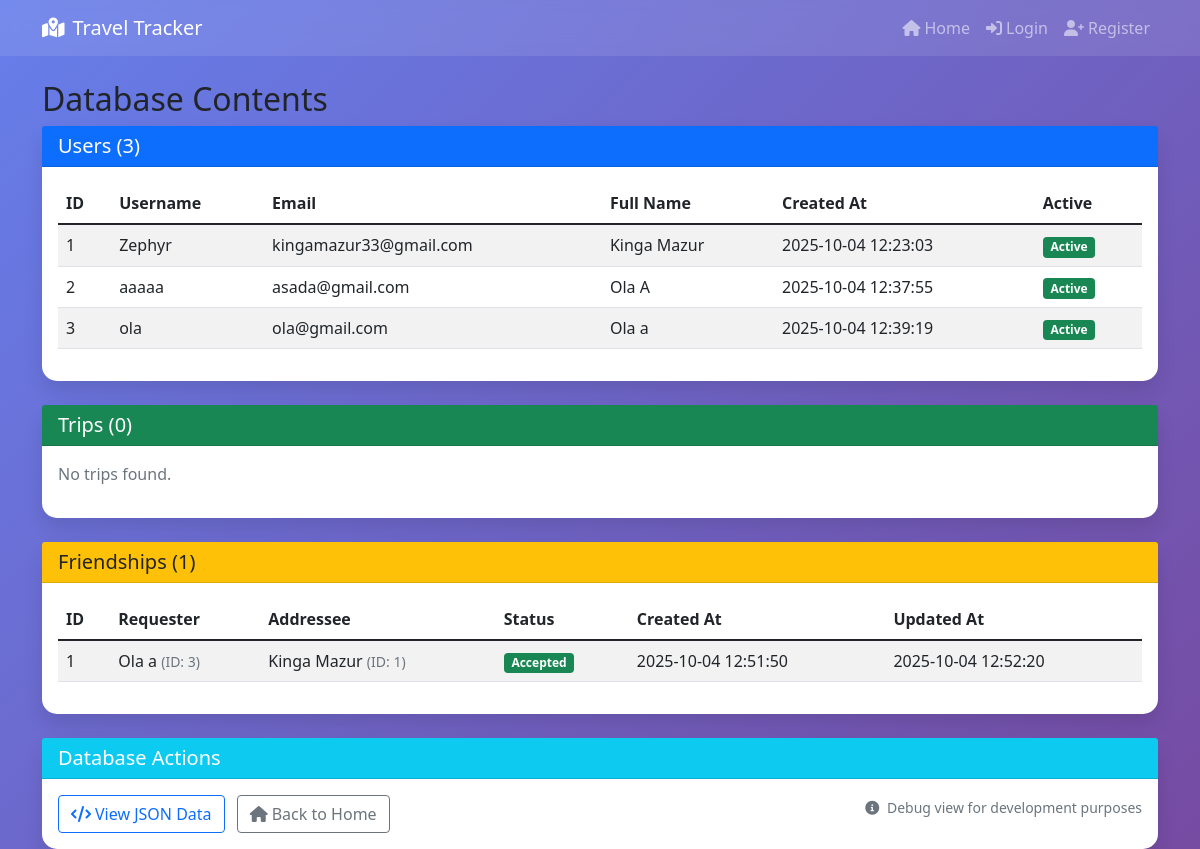
The page /debug/view on the database as committed earlier.
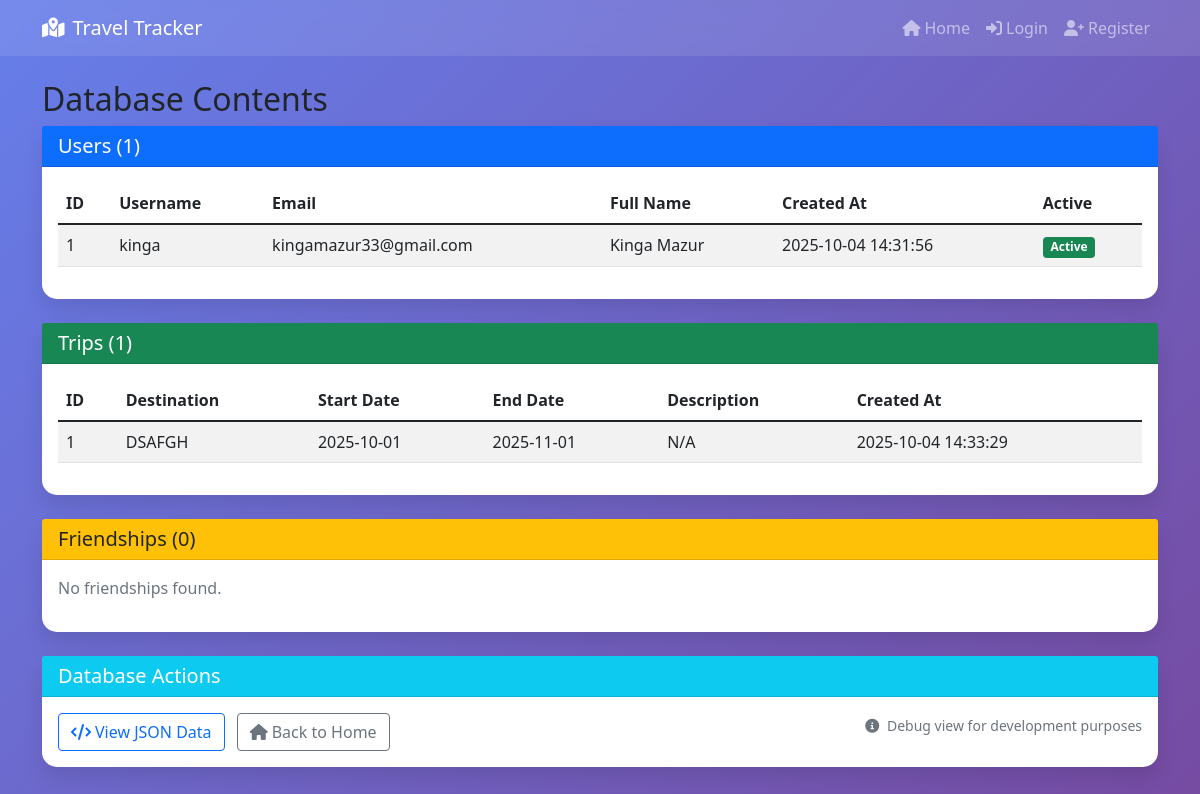
The same page on the database as committed later.
### users.py (models this page shows, shortened)
class User(UserMixin, db.Model):
    id = db.Column(db.Integer, primary_key=True)
    username = db.Column(db.String(80), unique=True, nullable=False)
    email = db.Column(db.String(120), unique=True, nullable=False)
    password_hash = db.Column(db.String(200), nullable=False)
    first_name = db.Column(db.String(50), nullable=False)
    last_name = db.Column(db.String(50), nullable=False)
    created_at = db.Column(db.DateTime, default=datetime.utcnow)
    is_active = db.Column(db.Boolean, default=True)
    @property
    def full_name(self):
        return f"{self.first_name} {self.last_name}"

### friends.py (models this page shows, shortened)
class Friendship(db.Model):
    id = db.Column(db.Integer, primary_key=True)
    requester_id = db.Column(db.Integer, db.ForeignKey('user.id'), nullable=False)
    addressee_id = db.Column(db.Integer, db.ForeignKey('user.id'), nullable=False)
    status = db.Column(db.String(20), default='pending')  # pending, accepted, declined, blocked
    created_at = db.Column(db.DateTime, default=datetime.utcnow)
    updated_at = db.Column(db.DateTime, default=datetime.utcnow, onupdate=datetime.utcnow)
    requester = db.relationship('User', foreign_keys=[requester_id], backref='sent_requests')
    addressee = db.relationship('User', foreign_keys=[addressee_id], backref='received_requests')
    __table_args__ = (
        db.UniqueConstraint('requester_id', 'addressee_id', name='unique_friendship'),
    )

### models.py (models this page shows, shortened)
class Trip(db.Model):
    __tablename__ = 'trips'
    id = db.Column(db.Integer, primary_key=True)
    user_id = db.Column(db.Integer, db.ForeignKey("user.id"), nullable=False)
    destination = db.Column(db.String(100), nullable=False)
    start_date = db.Column(db.Date, nullable=False)
    end_date = db.Column(db.Date, nullable=False)
    description = db.Column(db.Text)
    created_at = db.Column(db.DateTime, default=lambda: datetime.now(timezone.utc))
    accommodations = db.relationship('Accomodation', back_populates="trip", cascade="all, delete-orphan", lazy="selectin")
    travels = db.relationship('Travel', back_populates="trip", cascade="all, delete-orphan", lazy="selectin")
    user = db.relationship('User', backref='trips')

### routes.py (the view)
@main_bp.route('/debug/view')
def debug_view():
    trips = Trip.query.all()
    users = User.query.all()
    friendships = Friendship.query.all()
    return render_template('debug.html',
                         trips=trips,
                         users=users,
                         friendships=friendships)

### templates/debug.html (shortened to what this page needs)
{% extends "base.html" %}
{% block content %}
<div class="row">
    <div class="col-12">
        <h2>Database Contents</h2>
        <div class="card mb-4">
            <div class="card-header bg-primary text-white">
                <h5 class="mb-0">Users ({{ users|length }})</h5>
            </div>
            <div class="card-body">
                {% if users %}
                    <div class="table-responsive">
                        <table class="table table-striped">
                            <thead>
                                <tr>
                                    <th>ID</th>
                                    <th>Username</th>
                                    <th>Email</th>
                                    <th>Full Name</th>
                                    <th>Created At</th>
                                    <th>Active</th>
                                </tr>
                            </thead>
                            <tbody>
                                {% for user in users %}
                                <tr>
                                    <td>{{ user.id }}</td>
                                    <td>{{ user.username }}</td>
                                    <td>{{ user.email }}</td>
                                    <td>{{ user.full_name }}</td>
                                    <td>{{ user.created_at.strftime('%Y-%m-%d %H:%M:%S') if user.created_at else 'N/A' }}</td>
                                    <td>
                                        {% if user.is_active %}
                                            <span class="badge bg-success">Active</span>
                                        {% else %}
                                            <span class="badge bg-secondary">Inactive</span>
                                        {% endif %}
                                    </td>
                                </tr>
                                {% endfor %}
                            </tbody>
                        </table>
                    </div>
                {% else %}
                    <p class="text-muted">No users found.</p>
                {% endif %}
            </div>
        </div>
        <div class="card mb-4">
            <div class="card-header bg-success text-white">
                <h5 class="mb-0">Trips ({{ trips|length }})</h5>
            </div>
            <div class="card-body">
                {% if trips %}
                    <div class="table-responsive">
                        <table class="table table-striped">
                            <thead>
                                <tr>
                                    <th>ID</th>
                                    <th>Destination</th>
                                    <th>Start Date</th>
                                    <th>End Date</th>
                                    <th>Description</th>
                                    <th>Created At</th>
                                </tr>
                            </thead>
                            <tbody>
                                {% for trip in trips %}
                                <tr>
                                    <td>{{ trip.id }}</td>
                                    <td>{{ trip.destination }}</td>
                                    <td>{{ trip.start_date.strftime('%Y-%m-%d') if trip.start_date else 'N/A' }}</td>
                                    <td>{{ trip.end_date.strftime('%Y-%m-%d') if trip.end_date else 'N/A' }}</td>
                                    <td>{{ trip.description[:50] + '...' if trip.description and trip.description|length > 50 else trip.description or 'N/A' }}</td>
                                    <td>{{ trip.created_at.strftime('%Y-%m-%d %H:%M:%S') if trip.created_at else 'N/A' }}</td>
                                </tr>
                                {% endfor %}
                            </tbody>
                        </table>
                    </div>
                {% else %}
                    <p class="text-muted">No trips found.</p>
                {% endif %}
            </div>
        </div>
        <div class="card mb-4">
            <div class="card-header bg-warning text-dark">
                <h5 class="mb-0">Friendships ({{ friendships|length }})</h5>
            </div>
            <div class="card-body">
                {% if friendships %}
                    <div class="table-responsive">
                        <table class="table table-striped">
                            <thead>
                                <tr>
                                    <th>ID</th>
                                    <th>Requester</th>
                                    <th>Addressee</th>
                                    <th>Status</th>
                                    <th>Created At</th>
                                    <th>Updated At</th>
                                </tr>
                            </thead>
                            <tbody>
                                {% for friendship in friendships %}
                                <tr>
                                    <td>{{ friendship.id }}</td>
                                    <td>
                                        {{ friendship.requester.full_name if friendship.requester else 'Unknown' }}
                                        <small class="text-muted">(ID: {{ friendship.requester_id }})</small>
                                    </td>
                                    <td>
                                        {{ friendship.addressee.full_name if friendship.addressee else 'Unknown' }}
                                        <small class="text-muted">(ID: {{ friendship.addressee_id }})</small>
                                    </td>
                                    <td>
                                        {% if friendship.status == 'accepted' %}
                                            <span class="badge bg-success">{{ friendship.status|title }}</span>
                                        {% elif friendship.status == 'pending' %}
                                            <span class="badge bg-warning">{{ friendship.status|title }}</span>
                                        {% elif friendship.status == 'declined' %}
                                            <span class="badge bg-secondary">{{ friendship.status|title }}</span>
                                        {% else %}
                                            <span class="badge bg-dark">{{ friendship.status|title }}</span>
                                        {% endif %}
                                    </td>
                                    <td>{{ friendship.created_at.strftime('%Y-%m-%d %H:%M:%S') if friendship.created_at else 'N/A' }}</td>
                                    <td>{{ friendship.updated_at.strftime('%Y-%m-%d %H:%M:%S') if friendship.updated_at else 'N/A' }}</td>
                                </tr>
                                {% endfor %}
                            </tbody>
                        </table>
                    </div>
                {% else %}
                    <p class="text-muted">No friendships found.</p>
                {% endif %}
            </div>
        </div>
        <div class="card">
            <div class="card-header bg-info text-white">
                <h5 class="mb-0">Database Actions</h5>
            </div>
            <div class="card-body">
                <div class="row">
                    <div class="col-md-6">
                        <a href="{{ url_for('main.debug_database') }}" class="btn btn-outline-primary me-2" target="_blank">
                            <i class="fas fa-code me-1"></i>View JSON Data
                        </a>
                        <a href="{{ url_for('main.index') }}" class="btn btn-outline-secondary">
                            <i class="fas fa-home me-1"></i>Back to Home
                        </a>
                    </div>
                    <div class="col-md-6">
                        <div class="text-md-end">
                            <small class="text-muted">
                                <i class="fas fa-info-circle me-1"></i>
                                Debug view for development purposes
                            </small>
                        </div>
                    </div>
                </div>
            </div>
        </div>
    </div>
</div>
{% endblock %}

### templates/base.html (shortened to what this page needs)
<!DOCTYPE html>
<html lang="en">
<head>
    <link href="https://cdn.jsdelivr.net/npm/bootstrap@5.1.3/dist/css/bootstrap.min.css" rel="stylesheet">
    <link href="https://cdnjs.cloudflare.com/ajax/libs/font-awesome/6.0.0/css/all.min.css" rel="stylesheet">
</head>
<body>
    <nav class="navbar navbar-expand-lg navbar-dark">
        <div class="container">
            <a class="navbar-brand" href="{{ url_for('main.index') }}">
                <i class="fas fa-map-marked-alt me-2"></i>Travel Tracker
            </a>
            <div class="navbar-nav ms-auto">
                <a class="nav-link" href="{{ url_for('main.index') }}">
                    <i class="fas fa-home me-1"></i>Home
                </a>
                {% if current_user.is_authenticated %}
                    <a class="nav-link" href="{{ url_for('main.friends') }}">
                        <i class="fas fa-user-friends me-1"></i>Friends
                    </a>
                    <a class="nav-link" href="{{ url_for('main.add_trip') }}">
                        <i class="fas fa-plus me-1"></i>Add Trip
                    </a>
                    <span class="nav-link text-light">
                        <i class="fas fa-user me-1"></i>{{ current_user.first_name }}
                    </span>
                    <a class="nav-link" href="{{ url_for('main.logout') }}">
                        <i class="fas fa-sign-out-alt me-1"></i>Logout
                    </a>
                {% else %}
                    <a class="nav-link" href="{{ url_for('main.login') }}">
                        <i class="fas fa-sign-in-alt me-1"></i>Login
                    </a>
                    <a class="nav-link" href="{{ url_for('main.register') }}">
                        <i class="fas fa-user-plus me-1"></i>Register
                    </a>
                {% endif %}
            </div>
        </div>
    </nav>
    <div class="container mt-4">
        {% block content %}{% endblock %}
    </div>
</body>
</html>

### templates/base.html (style rules this page uses)
body { background: linear-gradient(135deg, #667eea 0%, #764ba2 100%); min-height: 100vh; }
.card { box-shadow: 0 10px 20px rgba(0,0,0,0.1); border: none; border-radius: 15px; }
.navbar { background: rgba(255,255,255,0.1) !important; backdrop-filter: blur(10px); }

Rows that differ between the two databases and show on the page:
removed User: id "2", username "aaaaa", email "asada@gmail.com", full_name "Ola A", created_at "2025-10-04 12:37:55", is_active "Active"
removed User: id "3", username "ola", email "ola@gmail.com", full_name "Ola a", created_at "2025-10-04 12:39:19", is_active "Active"
removed Friendship: id "1", requester "Ola a", requester_id "3", addressee "Kinga Mazur", addressee_id "1", status "Accepted", created_at "2025-10-04 12:51:50", updated_at "2025-10-04 12:52:20"
changed User "kingamazur33@gmail.com": username "Zephyr" → "kinga"; created_at "2025-10-04 12:23:03" → "2025-10-04 14:31:56"
added Trip: id "1", destination "DSAFGH", start_date "2025-10-01", end_date "2025-11-01", description "N/A", created_at "2025-10-04 14:33:29"
Other text that changed with them:
{{ users|length }}: "3" → "1"
{{ trips|length }}: "0" → "1"
{{ friendships|length }}: "1" → "0"
text no longer shown: "No trips found. Requester Addressee Status Updated At"
text now shown: "Destination Start Date End Date Description No friendships found."
